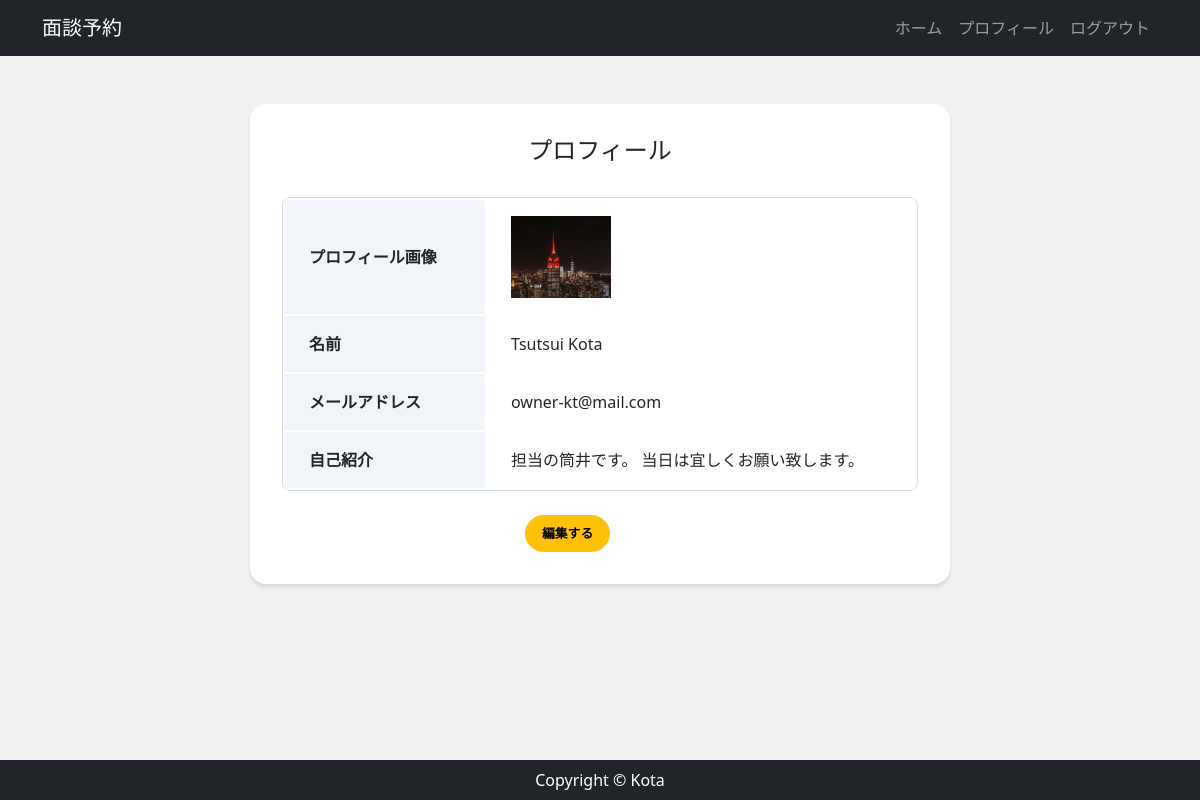
Page /accounts/profile/ (signed in) on the committed database.
### accounts/models.py (models this page shows, shortened)
class CustomUser(AbstractBaseUser, PermissionsMixin):
    email = models.EmailField('メールアドレス', unique=True)
    first_name = models.CharField('姓', max_length=30)
    last_name = models.CharField('名', max_length=30)
    description = models.TextField('自己紹介', default="", blank=True)
    image = models.ImageField(upload_to='images', verbose_name='プロフィール画像', null=True, blank=True)
    is_staff = models.BooleanField(
        ("staff status"),
        default=False,
        help_text=("Designates whether the user can log into this admin site."),
    )
    is_active = models.BooleanField(
        ("active"),
        default=True,
        help_text=(
            "Designates whether this user should be treated as active. "
            "Unselect this instead of deleting accounts."
        ),
    )
    objects = UserManager()
    EMAIL_FIELD = "email"
    USERNAME_FIELD = "email"
    REQUIRED_FIELDS = []
    class Meta:
        verbose_name = ("user")
        verbose_name_plural = ("users")

### accounts/views.py (the view)
# urls.py: path('profile/', views.ProfileView.as_view(), name='profile'),
class ProfileView(LoginRequiredMixin,View):
    def get(self, request, *args, **kwargs):
        user_data = CustomUser.objects.get(id=request.user.id)
        return render(request, 'accounts/profile.html',{
            'user_data': user_data,
        })

### accounts/templates/accounts/profile.html
{% extends 'app/base.html' %}
{% block content %}
<div class="card card-profile my-5 mx-auto">
    <div class="card-body">
        <h5 class="card-title text-center">プロフィール</h5>
        <table class="profile_table mb-4">
            <tbody>
                <tr>
                    <th class="header">プロフィール画像</th>
                    <td class="data">
                        {% if user_data.image %}
                            <img src="{{ user_data.image.url }}" alt="" width="100px">
                        {% endif %}
                    </td>
                </tr>
                <tr>
                    <th class="header">名前</th>
                    <td class="data">{{ user_data.first_name }} {{ user_data.last_name }}</td>
                </tr>
                <tr>
                    <th class="header">メールアドレス</th>
                    <td class="data">{{ user_data.email }}</td>
                </tr>
                <tr>
                    <th class="header">自己紹介</th>
                    <td class="data">{{ user_data.description }}</td>
                </tr>
            </tbody>
        </table>
        <div class="button mx-auto">
            <a href="{% url 'profile_edit' %}" class="btn btn-lg btn-warning btn-block">編集する</a>
        </div>
    </div>
</div>
{% endblock %}

### app/static/css/style.css (style rules this page uses)
* { margin: 0; padding: 0; box-sizing: border-box; }
body { background: #F1F1F1; display: flex; flex-flow: column; min-height: 100vh; }
.card-profile { width: 700px; border: 0; border-radius: 1rem; box-shadow: 0 0.2rem 0.2rem 0 rgba(0,0,0,0.1); }
.button { width: 150px; }
.btn { font-size: 80%; border-radius: 5rem; font-weight: bold; }
.profile_table { width: 100%; border: 1px solid #D1DBEB; border-radius: 8px; border-collapse: separate; overflow: hidden; }
.profile_table .header { width: 200px; padding: 16px 24px; text-align: left; background: #F1F5FA; }
.profile_table .data { padding: 16px 24px; }
.card-title { margin-bottom: 2rem; font-size: 1.5rem; }
.card-body { padding: 2rem; }

### rows in the picture
CustomUser: image (picture), first_name "Tsutsui", last_name "Kota", email "owner-kt@mail.com", description "担当の筒井です。 当日は宜しくお願い致します。"
